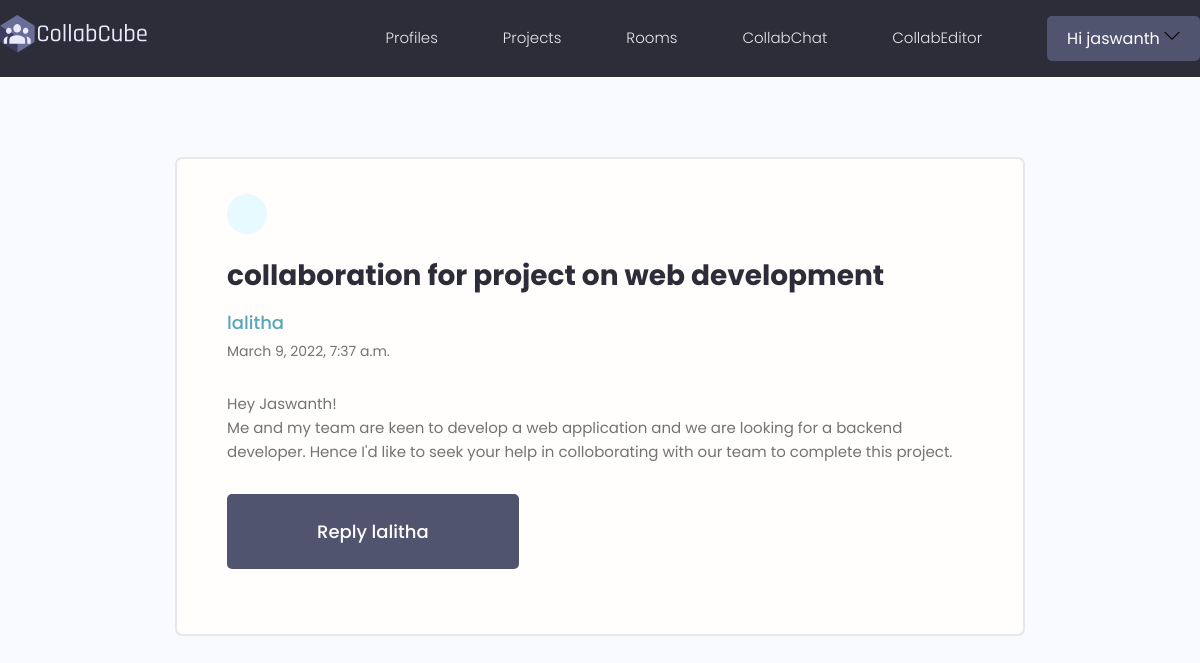
Screenshot of /message/79d062c2-94cc-40db-b53b-33e9686771de/ (signed in) with the database file from the repository.
### users/models.py (models this page shows, shortened)
class Message(models.Model):
    sender = models.ForeignKey(Profile, on_delete=models.SET_NULL, null=True,blank=True)
    recipient = models.ForeignKey(Profile,on_delete=models.SET_NULL, null=True,blank=True, related_name="messages")
    name = models.CharField(max_length=200, null=True,blank=True)
    email = models.CharField(max_length=200, null=True,blank=True)
    subject = models.CharField(max_length=200, null=True,blank=True)
    body = models.TextField()
    is_read = models.BooleanField(default=False, null = True)
    created = models.DateTimeField(auto_now_add=True)
    id = models.UUIDField(default=uuid.uuid4, unique=True, primary_key=True,editable=False)
    class Meta:
        ordering = ['is_read','-created']

### users/views.py (the view)
# urls.py: path('message/<str:pk>/',viewMessage,name="message"),
@login_required(login_url='login')
def viewMessage(request,pk):
    profile = request.user.profile
    message = profile.messages.get(id=pk)
    if message.is_read == False:
        message.is_read= True
        message.save()
    context={'message':message}
    return render(request, 'users/message.html',context)

### users/templates/users/message.html (shortened to what this page needs)
{%extends 'main.html'%}
{%block content%}
  <main class="messagePage my-xl">
    <div class="content-box">
      <div class="message">
        <a class="backButton" href="{%url 'inbox' %}"></a>
        <h2 class="message__subject">{{message.subject}}</h4>
          <a href="{% url 'user-profile' message.sender.id %}" class="message__author">{{message.name}}</a>
          <p class="message__date">{{message.created}}</p>
          <div class="message__body">
            {{message.body|linebreaksbr}}
          </div>
          <button class="btn btn--sub btn--lg  my-md"><a href="{% url 'create-message' message.sender.id %}" class="btn btn--sub btn--lg">Reply {{message.name}}</a></button>
      </div>
    </div>
  </main>
{%endblock%}

### templates/navbar.html (shortened to what this page needs)
{%load static%}
<header class="header">
    <div class="container container--narrow">
      <a href="{% url 'profiles' %}" class="header__logo">
        <img src="{% static 'images/logo.svg' %}" alt="CollabCube Logo" />
      </a>
      <nav class="header__nav">
        <ul class="header__menu">
          {% if request.user.is_authenticated %}
          <li class="header__menuItem"><a href="{% url 'profiles' %}">Profiles</a></li>
          <li class="header__menuItem"><a href="{% url 'projects' %}">Projects</a></li>
          <li class="header__menuItem"><a href="{% url 'rooms' %}">Rooms</a></li>
          <li class="header__menuItem"><a href="{% url 'lobby' %}">CollabChat</a></li>
          <li class="header__menuItem"><a target="_blank" href="https://collabeditorr.herokuapp.com/" >CollabEditor</a></li>
          <li class="btn btn--sub">
            <div class="header__user1">
              <button class="dropdown-button1 " >Hi {{request.user.username}}
                <svg version="1.1" xmlns="http://www.w3.org/2000/svg" width="16" height="16" viewBox="0 0 32 32" >
                  <path d="M16 21l-13-13h-3l16 16 16-16h-3l-13 13z"></path>
                </svg>
              </button>
            </div>
          </li>
          {% endif%}
        </ul>
      </nav>
    </div>
  </header>

### static/styles/app.css (style rules this page uses)
:root { --color-sub: #2d2d39; }
.btn--sub { background-color: var(--color-sub-light); }
img { width: 100%; }
.content-box { width: 95%; max-width: 85rem; margin: 0 auto; }
.header { position: sticky; z-index: 111; background-color: var(--color-sub); padding: 1.5rem 0; }
.header > .container { display: flex; justify-content: space-between; align-items: center; width: 100%; }
.header__logo > img { height: 3.8rem; }
.header__nav > ul { display: inline-flex; align-items: center; list-style: none; gap: 6.5rem; }
.header__menuItem > a { color: var(--color-light); font-weight: 300; }
.message { padding: 2.5rem 0; }
.message > a { display: flex; gap: 1rem; }
.message__author, .message__date { flex-basis: 25%; }
.message__subject { flex-basis: 50%; }
.message__date { text-align: right; }
.messagePage .message { list-style: none; background: var(--color-white); padding: 3.5rem 5rem; border: 2px solid var(--color-light); border-radius: 0.7rem; }
.messagePage .message__subject { font-size: 2.8rem; color: var(--color-sub); margin-bottom: 1rem; margin-top: 2rem; }
.messagePage .message__author { font-size: 1.8rem; font-weight: 500; }
.messagePage .message__date { font-size: 1.4rem; font-weight: 400; text-align: left; margin-bottom: 3rem; }
.backButton { background: var(--color-main-light); color: var(--color-main); width: 4rem; height: 4rem; display: flex; align-items: center; justify-content: center; border-radius: 50%; }
:root { --color-main1: #71c6dd; --color-main-light1: #e1f6fb; --color-dark1: #3f4156; --color-dark-medium1: #51546e; --color-dark-light1: #696d97; --color-light1: #e5e5e5; --color-gray1: #8b8b8b; --color-light-gray1: #b2bdbd; --color-bg1: #2d2d39; --color-success1: #5dd693; --color-error1: #fc4b0b; }
.header__logo1, .header__user1 { display: flex; gap: 2rem; align-items: center; }
.dropdown-button1 { background: transparent; border: 0; outline: 0; cursor: pointer; }

### static/uikit/styles/modules/_variables.css (style rules this page uses)
:root { --color-main: #5aa5b9; --color-main-light: #e6faff; --color-sub: #3f4156; --color-sub-light: #51546e; --color-sub-lighter: #ededfd; --color-text: #737373; --color-gray: #8b8b8b; --color-light: #e5e7eb; --color-light-gray: #767676; --color-bg: #f8fafd; --color-white: #fffefd; --color-white-light: #f3f3f3; --color-success: #359e64; --color-success-bg: #def8e8; --color-error: #fc4b0b; --color-error-bg: #fff2ee; --font-base: 'Poppins', arial, helvetica, 'Segoe UI', roboto, ubuntu, sans-serif; --font-monospace: 'Fira Code', 'Courier New', courier, monospace; --font-regular: 300; --font-medium: 500; --font-bold: 700; --generic-shadow: 1px 1px 5px #00000010; --generic-transition: all 0.3s ease-in-out; }

### static/uikit/styles/modules/_base.css (style rules this page uses)
* { margin: 0; padding: 0; box-sizing: border-box; text-rendering: optimizeLegibility; color: inherit; font-size: inherit; }
html { font-size: 50%; }
@media only screen and (min-width: 480px) { html { font-size: 56.25%; } }
@media only screen and (min-width: 1200px) { html { font-size: 62.5%; } }
body { line-height: 1.6; font-weight: 400; font-size: 1.5rem; color: var(--color-text); background-color: var(--color-bg); min-height: 100vh; }

### static/uikit/styles/modules/_typography.css (style rules this page uses)
* { font-family: var(--font-base); }
h2 { font-size: 3.6rem; font-weight: var(--font-bold); }
p, span, strong { font-size: 1.6rem; color: var(--color-text); font-weight: var(--font-regular); }
a { padding-bottom: 2px; text-decoration: none; display: inline-block; color: var(--color-main); font-weight: var(--font-medium); }

### static/uikit/styles/modules/_utilities.css (style rules this page uses)
.container { width: 92%; max-width: 165rem; margin: 0 auto; box-sizing: border-box; }
.container--narrow { width: 92%; max-width: 120rem; }
@media screen and (min-width: 1000px) { .container { width: 90%; } }
@media screen and (min-width: 1000px) { .container--narrow { width: 85%; } }
@media screen and (min-width: 1200px) { .container { width: 80%; } }
@media screen and (min-width: 1200px) { .container--narrow { width: 72%; } }
.my-md { margin: 3rem auto; }
.my-xl { margin: 8rem auto; }

### rows the page displays
Message: subject "collaboration for project on web development", name "lalitha", created "March 9, 2022, 7:37 a.m.", body "Hey Jaswanth! Me and my team are keen to develop a web application and we are looking for a backend developer. Hence I'd like to seek your help in colloborating with our team to complete this project."

### other values shown
{{ request.user.username }} "jaswanth"
